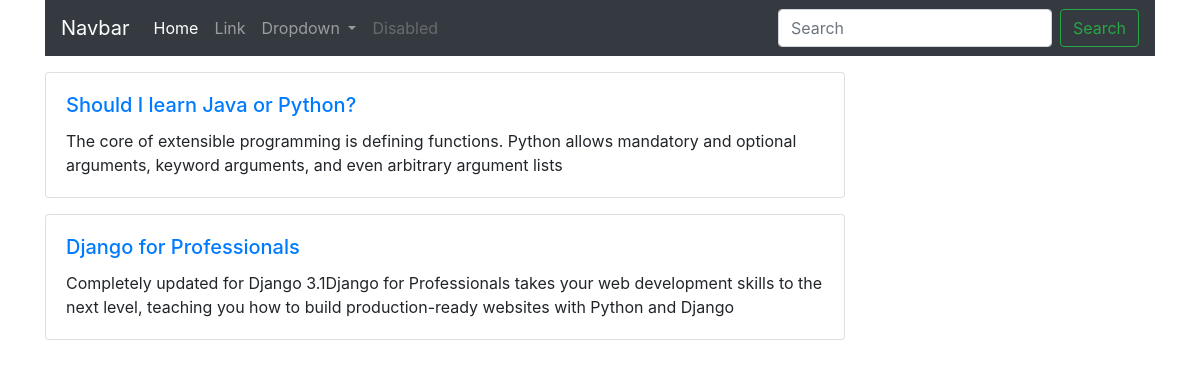
The page / on the database its author committed.
### blog/models.py (models this page shows, shortened)
class Page(models.Model):
    title = models.CharField(max_length=255)
    text = models.TextField()
    date = models.DateTimeField(auto_now_add=True)

### blog/views.py (the view)
# urls.py: path('', views.home, name='home'),
def home(request):
    pages = Page.objects.all()
    context = {'pages': pages}
    return render(request, 'home.html', context)

### templates/home.html
{% extends 'base.html' %}
{% block content %}
{% for page in pages %}
<div class="card mt-3" style="width: 50rem;">
    <div class="card-body">
        <a href="{% url 'detail' page.id %}">
            <h5 class="card-title">{{page.title}}</h5>
        </a>
        <p class="card-text">{{page.text}}</p>
    </div>
</div>
{% endfor %}
{% endblock %}

### templates/base.html (shortened to what this page needs)
<!DOCTYPE html>
{% load static %}
<html lang="en">
<head>
    <link rel="stylesheet" href="https://cdn.jsdelivr.net/npm/bootstrap@4.5.3/dist/css/bootstrap.min.css"
>
</head>
<body>
    <div class="container">
        <nav class="navbar navbar-expand-lg navbar-dark bg-dark">
            <a class="navbar-brand" href="{% url 'home' %}">Navbar</a>
            <div class="collapse navbar-collapse" id="navbarSupportedContent">
                <ul class="navbar-nav mr-auto">
                    <li class="nav-item active">
                        <a class="nav-link" href="{% url 'home' %}">Home <span class="sr-only">(current)</span></a>
                    </li>
                    <li class="nav-item">
                        <a class="nav-link" href="#">Link</a>
                    </li>
                    <li class="nav-item dropdown">
                        <a class="nav-link dropdown-toggle" href="#" id="navbarDropdown" role="button"
                            data-toggle="dropdown" aria-haspopup="true" aria-expanded="false">
                            Dropdown
                        </a>
                    </li>
                    <li class="nav-item">
                        <a class="nav-link disabled" href="#" tabindex="-1" aria-disabled="true">Disabled</a>
                    </li>
                </ul>
                <form class="form-inline my-2 my-lg-0">
                    <input class="form-control mr-sm-2" type="search" placeholder="Search" aria-label="Search">
                    <button class="btn btn-outline-success my-2 my-sm-0" type="submit">Search</button>
                </form>
            </div>
        </nav>
        {% block content %}
        {% endblock %}
    </div>
</body>
</html>

### rows shown on the page
Page: title "Should I learn Java or Python?", text "The core of extensible programming is defining functions. Python allows mandatory and optional arguments, keyword arguments, and even arbitrary argument lists"
Page: title "Django for Professionals", text "Completely updated for Django 3.1Django for Professionals takes your web development skills to the next level, teaching you how to build production-ready websites with Python and Django"
